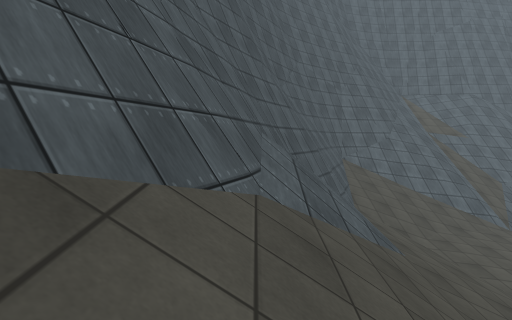
view 1 (above)

24 first-person views from a walk through a 3-D level made in the Unity game engine. The camera is 1.5 m above the floor, tilts 4° down and sees 80° across. The floor is counted in squares, 2 m on a side. Each view is taken from the middle of a square. On the plan, view 1 faces up. The plan holds only what a view shows up to about 10 squares ahead; the rest is blank. The place goes on beyond the plan. Some surface patterns are stand-ins.

view 2
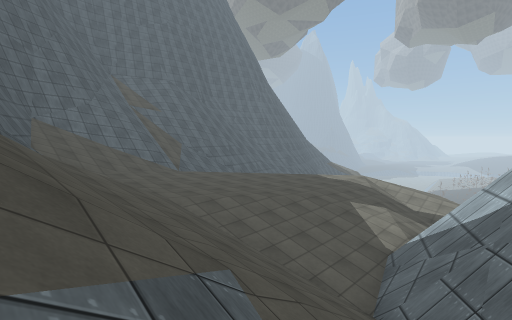

view 3
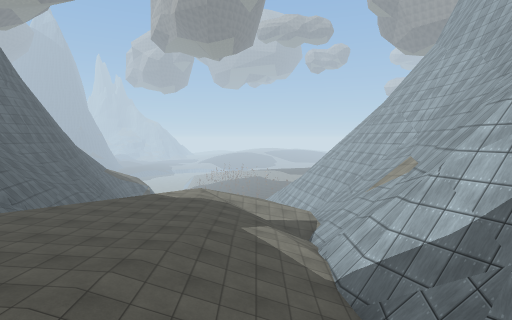

view 4
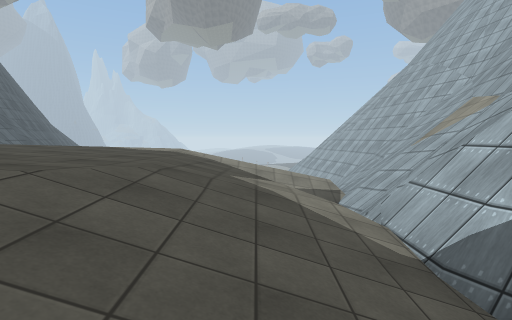

view 5
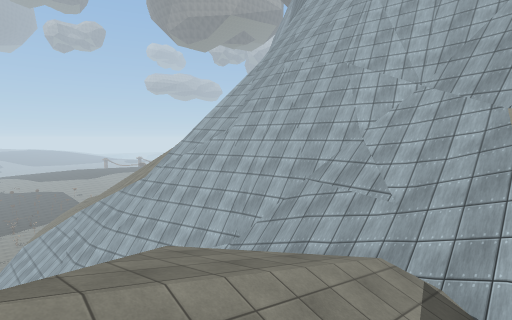

view 6
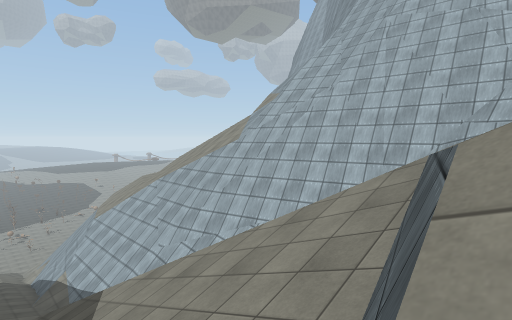

view 7
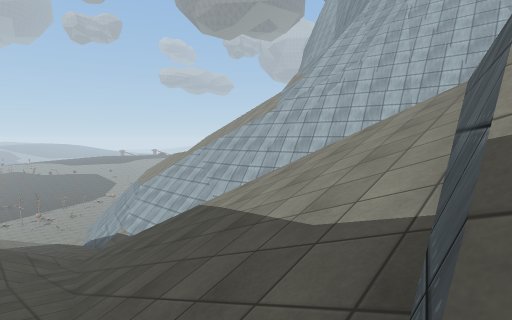

view 8
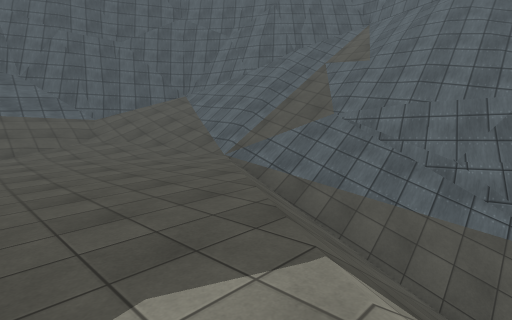

view 9
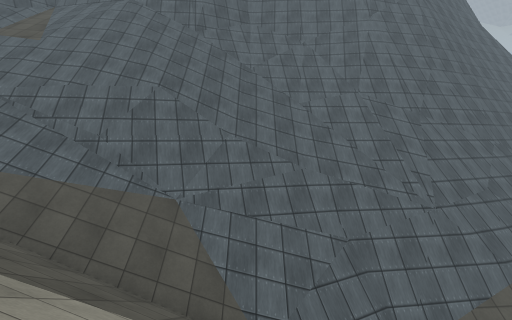

view 10
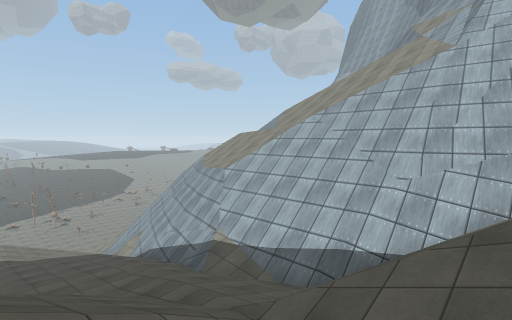

view 11
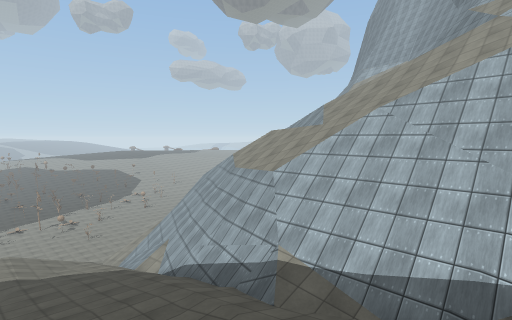

view 12
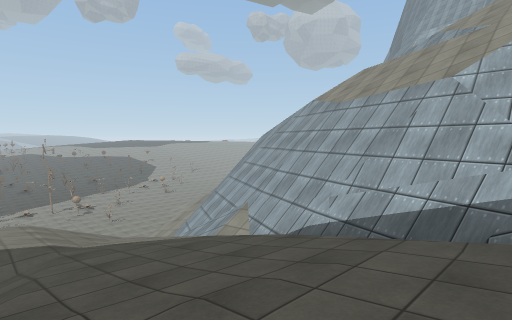

view 13
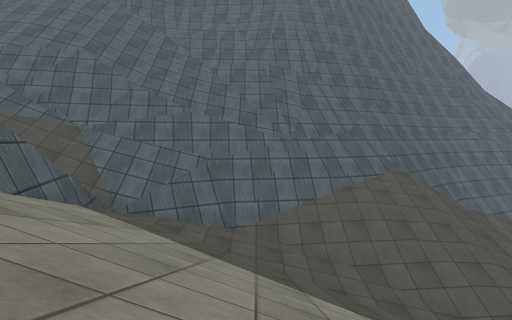

view 14
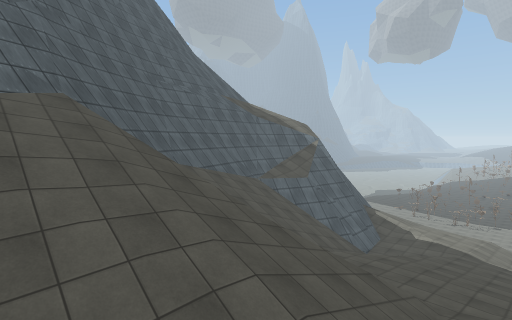

view 15
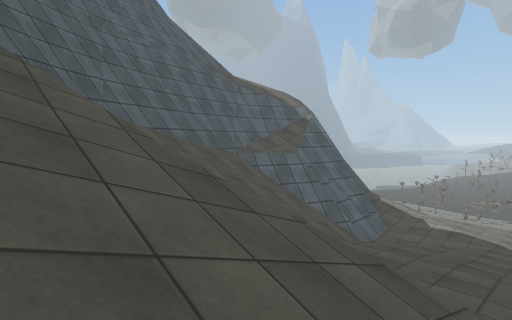

view 16
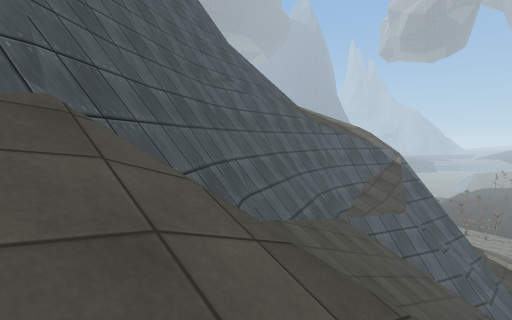

view 17
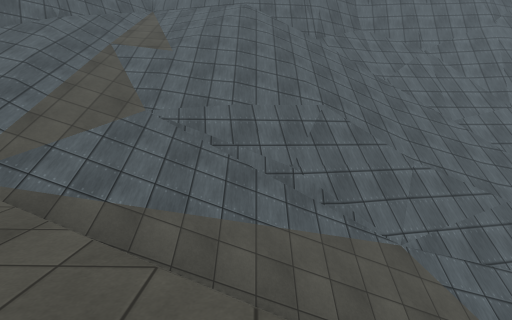

view 18
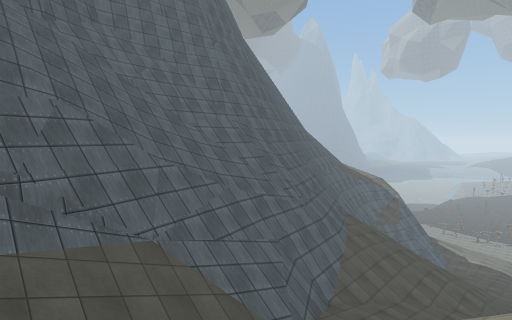

view 19
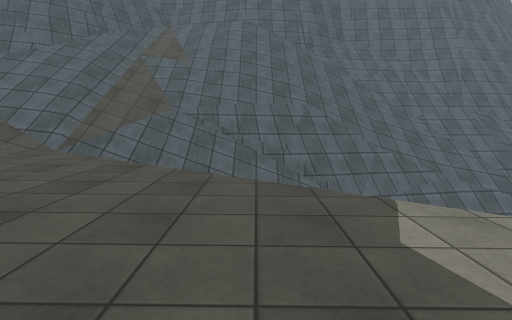

view 20
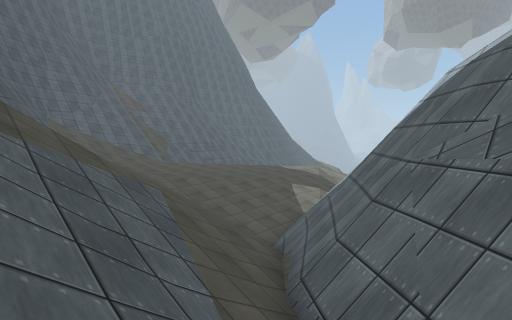

view 21
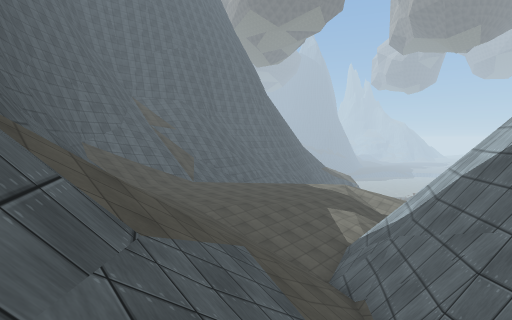

view 22
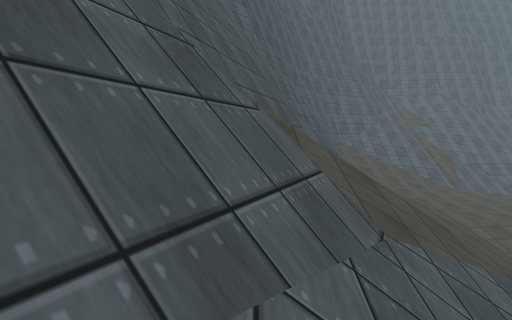

view 23
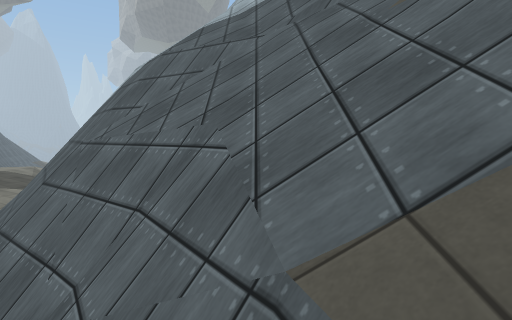

view 24
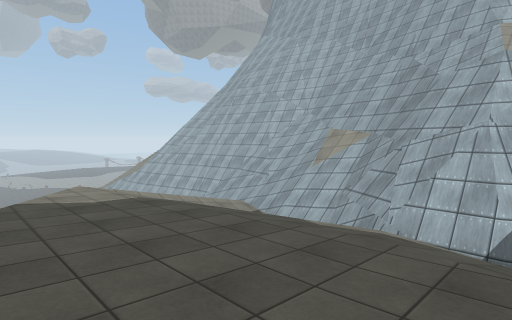

### Floor plan
Key: @ floor where view 1 was taken; # wall or solid block; . main floor; : floor 0.75 m higher than the main floor; + floor 1.5 m higher than the main floor; * floor 2.25 m higher than the main floor; - floor 6.5 m lower than the main floor; _ floor 10.5 m lower than the main floor; < floor 11.25 m lower than the main floor; ( floor 12 m lower than the main floor; ! floor 12.75 m lower than the main floor; / step, stairs or slope; = window, fence, low wall or low ledge; ^ raised ledge; v drop or lower ground.
Columns run from 2 left of view 1 to 32 right of it. Each row starts with its distance up from view 1.
 15         ^#////#=^^^
 14         #////////=^^^^^^=       #
 13        ^#/////////////vv  ^^^^^^###
 12       ^#//////////////v###^#=///=##
 11      ^#/////======vv//###////////_=
 10     ^//////////=#======///////////=
  9     ^/////////////===//////   ///!!
  8     ^////://///////---////// /<(//!
  7    ^#//+:::://///////////////<<((!!
  6   ^#///::::::////////////////<<(!!/
  5   ^////::::....////////////////(!//
  4  ^#/////:.......///////////<//#==//
  3  ^#///////....//./=/// ///////#####
  2  ^/////////../////=//  ////////vvv^
  1 ^^/////////////////    /=^^=/////vv
  0 ^/@///////##/////    /##^vv==//////
 -1 ///////=//#==///////=^# vv/////////
 -2 v#////##^^^^=////=/=^ #===///////
 -3 ^=///##^  ^^^=////=^  #=*=///////
 -4  ///##       ^^^//^^^ ^  ^/=
 -5   //#^         ^^^^^^^
 -6   /#^
 -7    #

Positions as (right, up) in squares from view 1, and headings:
1: (0, 0), facing up
2: (1, -2), facing up-right
3: (2, 2), facing right
4: (5, 2), facing right
5: (12, 4), facing down-right
6: (15, 6), facing down-right
7: (15, 8), facing down-right
8: (13, 4), facing up-left
9: (15, 4), facing up
10: (21, 8), facing down-right
11: (23, 8), facing down-right
12: (27, 8), facing down-right
13: (18, 2), facing up
14: (21, 5), facing up-right
15: (23, 6), facing up-right
16: (22, 9), facing up-right
17: (11, 5), facing up
18: (11, 5), facing up-right
19: (11, 3), facing up
20: (0, -5), facing up-right
21: (-1, -4), facing up-right
22: (-1, -4), facing up
23: (0, -6), facing right
24: (7, 6), facing down-right
